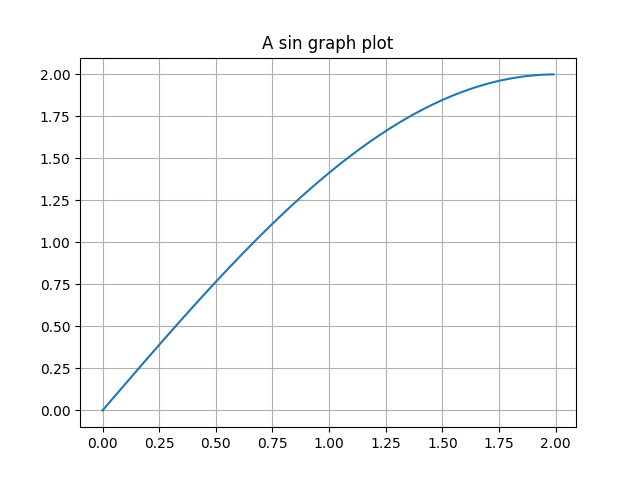

Python code for this plot:
import matplotlib.pyplot as plt
import numpy as np

xRange = np.arange(0.0,2.0,0.01)
sinGraph = 2*np.sin((np.pi/4)*xRange)

plt.plot(xRange,sinGraph)

plt.title('A sin graph plot')
plt.grid(True)
plt.savefig("sin.png")
plt.show()

